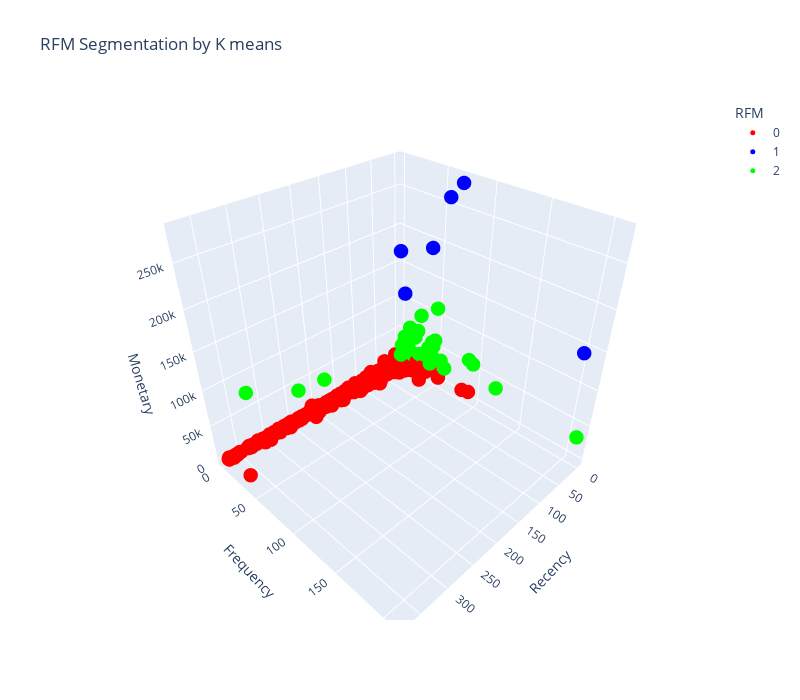

Notebook source saved alongside this figure:
### Markdown cell above
### visulize

### Code cell
# Map labels to colors for visualization
color_map = {
    0: 'red',           
    1: 'blue',         
    2: 'lime'         
}
rfm_seg['color'] = rfm_seg['cluster'].map(color_map)

# Create a 3D scatter plot
fig = go.Figure(layout=dict(width=800, height=700))

# Add traces, one for each segment
for segment, color in color_map.items():
    filtered_rfm = rfm_seg[rfm_seg['cluster'] == segment]
    fig.add_trace(go.Scatter3d(
        x=filtered_rfm['Recency'],
        y=filtered_rfm['Frequency'],
        z=filtered_rfm['Monetary'],
        mode='markers',
        marker=dict(size=5, color=color),
        name=segment  # Legend entry for this segment
    ))

# Set plot layout
fig.update_layout(
    title='RFM Segmentation by K means',
    scene=dict(
        xaxis_title='Recency',
        yaxis_title='Frequency',
        zaxis_title='Monetary'
    ),
    legend_title="RFM"
)

### Figure 1 — Plotly figure (JSON) as saved in the notebook; plotly's stock layout.template omitted (floating-point values rounded to 4 significant figures; data arrays with more than 128 entries replaced by an {"elided": "..."} marker saying what was removed)
{"data": [{"marker": {"color": "red", "size": 5}, "mode": "markers", "name": "0", "type": "scatter3d", "x": {"elided": "4300 int values"}, "y": {"elided": "4300 int values"}, "z": {"elided": "4300 float values"}}, {"marker": {"color": "blue", "size": 5}, "mode": "markers", "name": "1", "type": "scatter3d", "x": [24, 1, 1, 0, 8, 0], "y": [21, 73, 201, 2, 46, 60], "z": [124900.0, 280200.0, 143800.0, 168500.0, 194600.0, 259700.0]}, {"marker": {"color": "lime", "size": 5}, "mode": "markers", "name": "2", "type": "scatter3d", "x": [325, 0, 21, 11, 2, 1, 1, 3, 0, 1, 10, 4, 9, 8, 25, 3, 182, 0, 235, 7, 11, 3, 38, 7, 17, 4, 0, 4, 2, 1, 4, 1], "y": [1, 209, 15, 11, 97, 28, 62, 50, 33, 57, 13, 17, 55, 44, 16, 48, 3, 91, 3, 26, 19, 47, 63, 22, 51, 28, 34, 15, 31, 124, 23, 45], "z": [77180.0, 33720.0, 42060.0, 28340.0, 58830.0, 28880.0, 28120.0, 65040.0, 25980.0, 37150.0, 50490.0, 65160.0, 117400.0, 51530.0, 28750.0, 54530.0, 39920.0, 60770.0, 44530.0, 56250.0, 33640.0, 37130.0, 81020.0, 26630.0, 34680.0, 66650.0, 31830.0, 31910.0, 91060.0, 40990.0, 26880.0, 58510.0]}], "layout": {"height": 700, "legend": {"title": {"text": "RFM"}}, "scene": {"xaxis": {"title": {"text": "Recency"}}, "yaxis": {"title": {"text": "Frequency"}}, "zaxis": {"title": {"text": "Monetary"}}}, "title": {"text": "RFM Segmentation by K means"}, "width": 800}}
